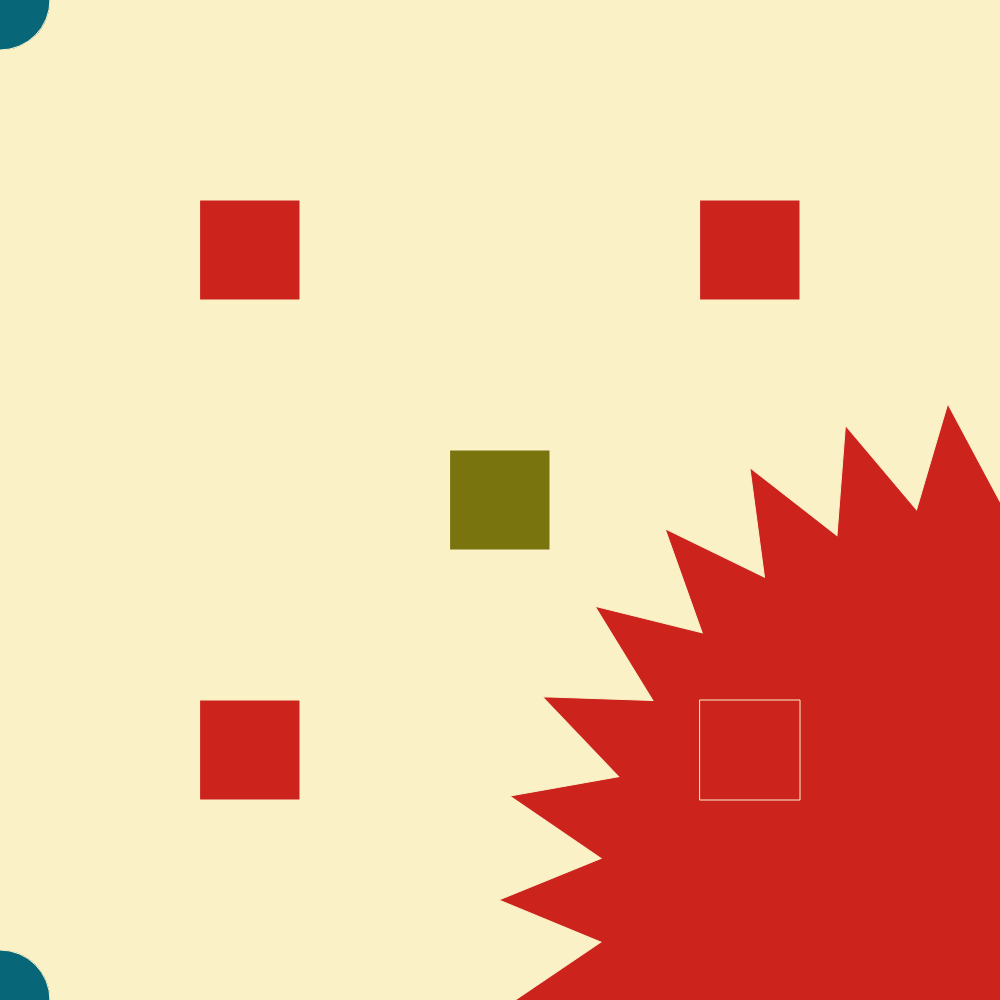
Frame 1 (no input)
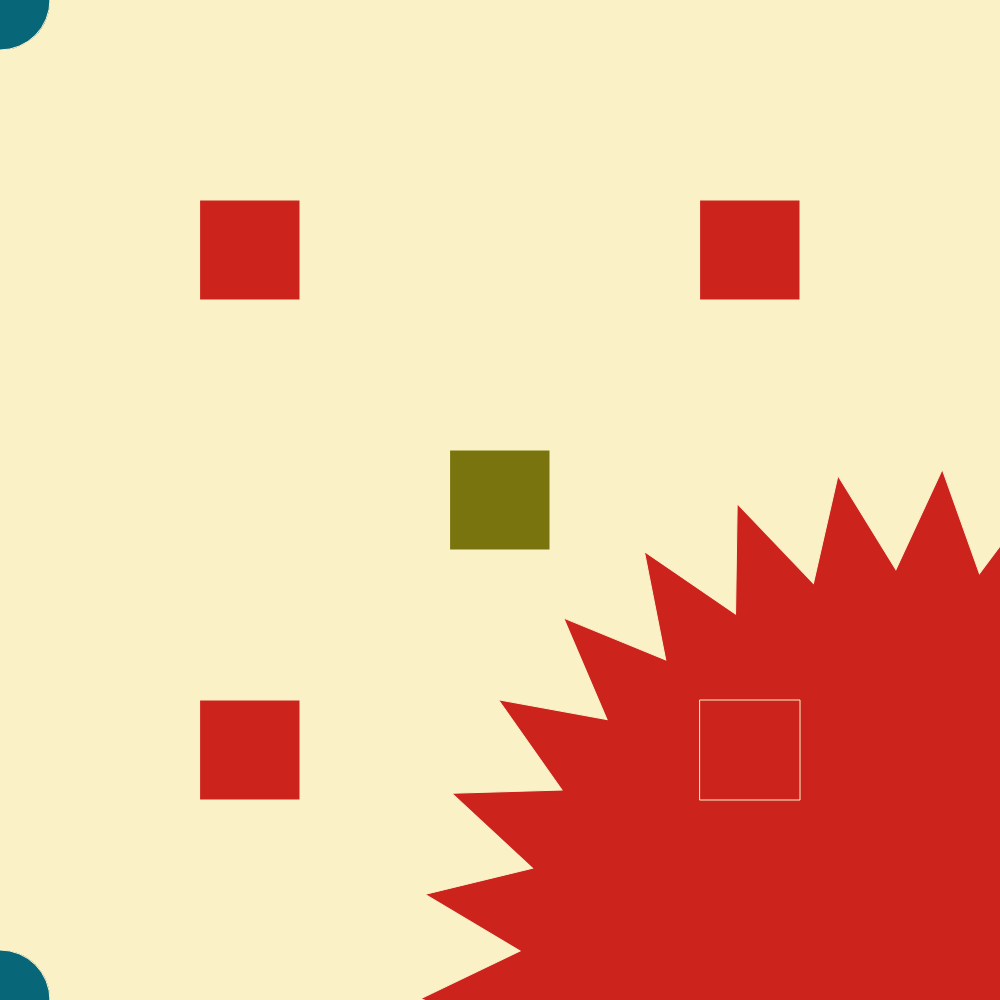
Frame 60 (no input)
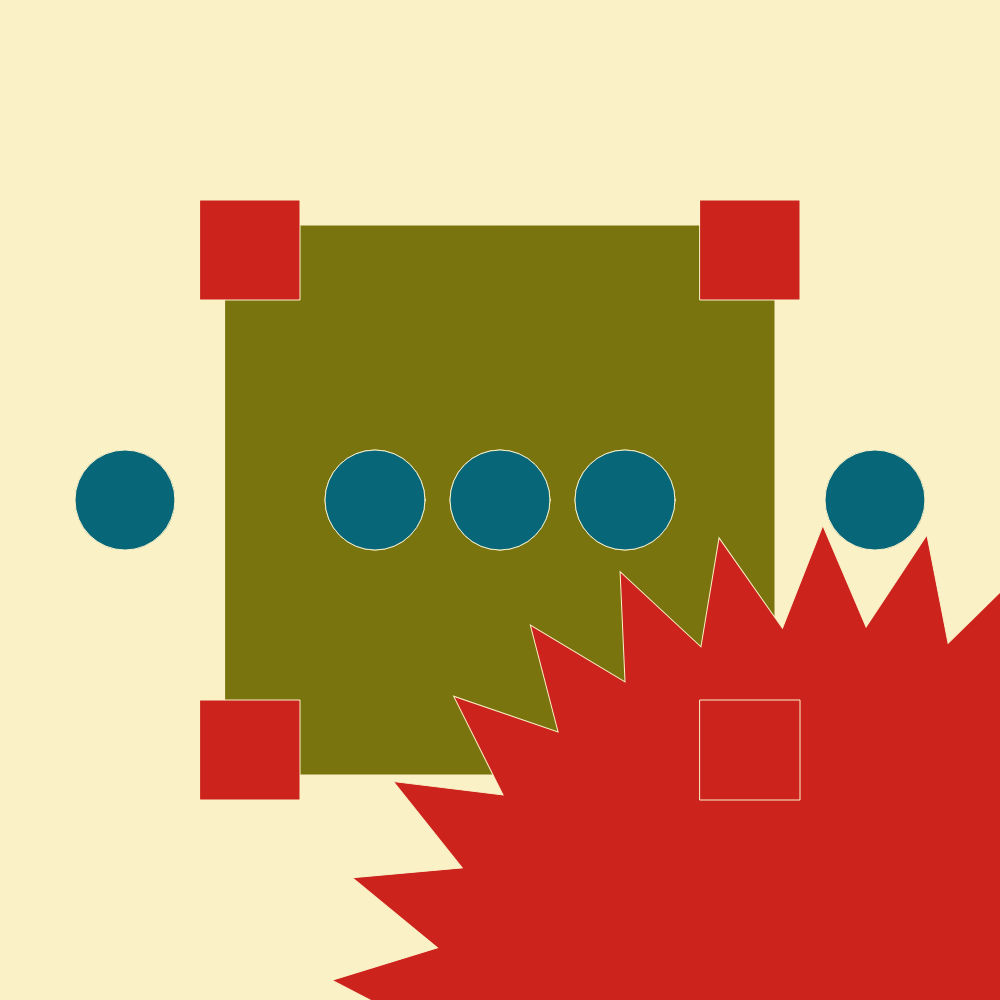
Frame 120 (the mouse pressed at the canvas centre since frame 60)

The p5.js sketch that drew these frames (run headless with seeded random() and noise() and a simulated clock; from frame 60 on, the mouse is pressed at the canvas centre):

// p5.js sketch
// ── sketch.js
var rectMap1, rectMap2, rectMap3, rectMap4;
var coord1, coord2, coord3, coord4;
var xPos, yPos;
var len = 100;
var lenH = len / 2;
var radius1 = 400;
var radius2 = 500;
var moving = false;
var state = 0;

var myDia = 100;
var myVal;

function setup() {
    createCanvas(1000, 1000);
    background('#fbf1c7');
    fill('#cc241d');
    stroke('#fbf1c7');
    rectMode(CENTER);

    //initial coords
    coord1 = width / 4;
    coord2 = height / 4;
    coord3 = coord1 * 3;
    coord4 = coord2 * 3;
}

function draw() {
    background('#fbf1c7');

    //Map example from class based on Y value
    push();
    fill('#79740e');
    myVal = mouseY;
    rect(width / 2, height / 2, myDia, myDia);
    myDia = map(myVal, 0, height, 100, 1000);
    pop();

    //Rotating star
    push();
    translate(500, 400);
    rotate(frameCount / 400);
    star(height/2, width/2, 400, 500, 30);
    pop();

    //Circles that move with mouse
    push();
    fill('#076678');
    ellipse(mouseX, 0 + mouseY, len, len);
    ellipse(mouseX, height - mouseY, len, len);
    ellipse(mouseX * 1.25, mouseY, len, len);
    ellipse(mouseX * 1.25, height - mouseY, len, len);
    ellipse(mouseX * .75, mouseY, len, len);
    ellipse(mouseX * .75, height - mouseY, len, len);
    ellipse(mouseX * 1.75, mouseY, len, len);
    ellipse(mouseX * 1.75, height - mouseY, len, len);
    ellipse(mouseX * .25, mouseY, len, len);
    ellipse(mouseX * .25, height - mouseY, len, len);
    pop();

    //Draw our 4 rectangles
    push();
    fill('#cc241d');
    rect(coord1, coord2, len, len);
    rect(coord3, coord2, len, len);
    rect(coord1, coord4, len, len);
    rect(coord3, coord4, len, len); 
    pop();

    //On drag draw circles
    push();
    fill('#8f3f71');
    triangle(xPos, yPos,
             xPos + xPos * 1.25,
             yPos + yPos * .75,
             xPos + xPos * .75,
             yPos + yPos * 1.25);
    triangle(xPos, height - yPos,
             xPos + xPos * 1.25,
             height - yPos - yPos * .75,
             xPos + xPos * .75,
             height - yPos - yPos * 1.25);
    triangle(xPos, yPos,
             xPos - xPos * 1.25,
             yPos + yPos * .75,
             xPos - xPos * .75,
             yPos + yPos * 1.25);
    triangle(xPos, height - yPos,
             xPos - xPos * 1.25,
             height - yPos - yPos * .75,
             xPos - xPos * .75,
             height - yPos - yPos * 1.25);
    pop();

    //Initial starting of moving
    if (inRects() && !moving) {
        updateCoords();
        moving = true;
    }
    //If triggered and not done moving continue
    if (moving) {
        updateCoords();
    }
}

//Detect if mouse is in one of our 4 rectangles
function inRects() {
    //Each if represents one rectangle    
    if (mouseX < coord1 + lenH 
        && mouseX > coord1 - lenH
        && mouseY < coord2 + lenH
        && mouseY > coord2 - lenH) {
        return true;
    } else if (mouseX < coord3 + lenH
              && mouseX > coord3 - lenH
              && mouseY < coord2 + lenH
              && mouseY > coord2 - lenH) {
        return true;
    } else if (mouseX < coord1 + lenH
              && mouseX > coord1 - lenH
              && mouseY < coord4 + lenH
              && mouseY > coord4 - lenH) {
        return true;
    } else if (mouseX < coord3 + lenH
              && mouseX > coord3 - lenH
              && mouseY < coord4 + lenH
              && mouseY > coord4 - lenH) {
        return true;
    } else {
        return false;
    }
}

//Incerements coords until we are at our finished positions
function updateCoords() {
    var bound3 = (width / 4) * 3;
    //If we are not at the edges then shift coords
    if (coord1 != bound3) {
        coord1 += 1;
        coord2 += 1;
        coord3 -= 1;
        coord4 -= 1;
    } else {
        //Once we are at the corners then reset
        moving = false;
        coord1 = width / 4;
        coord2 = height / 4;
        coord3 = coord1 * 3;
        coord4 = coord2 * 3;
    }
}

//Taken from P5JS examples page
function star(x, y, radius1, radius2, npoints) {
  var angle = TWO_PI / npoints;
  var halfAngle = angle/2.0;
  beginShape();
  for (var a = 0; a < TWO_PI; a += angle) {
    var sx = x + cos(a) * radius2;
    var sy = y + sin(a) * radius2;
    vertex(sx, sy);
    sx = x + cos(a+halfAngle) * radius1;
    sy = y + sin(a+halfAngle) * radius1;
    vertex(sx, sy);
  }
  endShape(CLOSE);
}

function mouseClicked() {

    //If we click continue shifting states
    //until we hit the final state then reset
    state +=1;
    if (state == 5){
        state = 0;
    }

    switch (state) {
        case 0:
            fill('#b16286');
            break;
        case 1:
            fill('#d79921');
            break;
        case 2:
            fill('#b8bb26');
            break;
        case 3:
            fill('#076678');
            break;
        case 4:
            fill('#689d6a');
            break;
        default:
            fill('#cc241d');
            break;
    }
}

function mouseDragged() {
    xPos = mouseX;
    yPos = mouseY;
}
